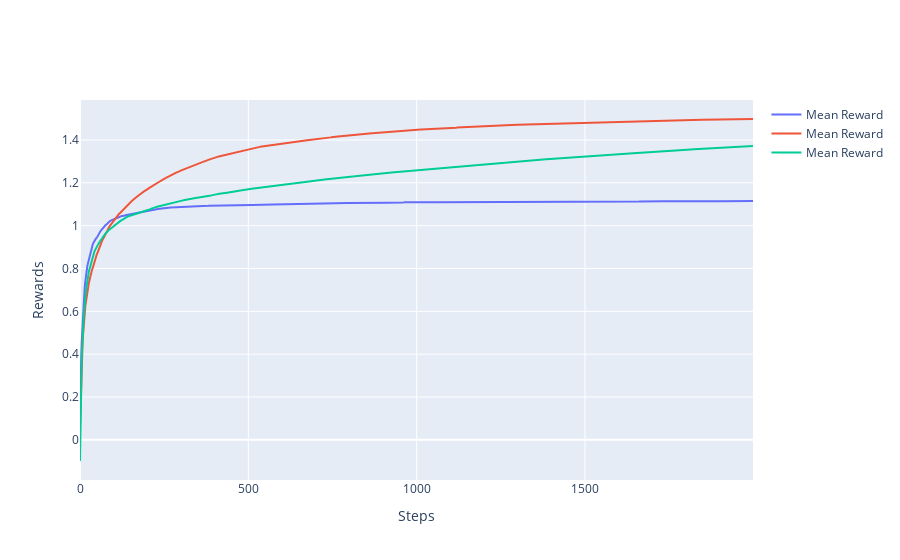

Here is the notebook cell this chart was saved with:
### Code cell
def plot_rewards(rewards):
    steps = jnp.arange(rewards.shape[0])

    rewards_mean_df = pd.DataFrame({i:jnp.mean(rewards[:, i, :], axis=1).cumsum()/(steps+1) for i in range(3)})
    rewards_std_df = pd.DataFrame({i:jnp.std(rewards[:,i,:], axis=1) for i in range(3)})

    rewards_mean_df.columns = [0, 0.01, 0.1]
    rewards_std_df.columns = [0, 0.01, 0.1]

    fig = go.Figure()

    for i in rewards_mean_df.columns:
        fig.add_trace(go.Scatter(x=steps, y=rewards_mean_df[i], mode='lines', name='Mean Reward'))
        # fig.add_trace(go.Scatter(x=steps, y=rewards_mean_df[i]+rewards_std_df[i], name="Mean +- std", mode='lines', line=dict(width=0)))
        # fig.add_trace(go.Scatter(x=steps, y=rewards_mean_df[i]-rewards_std_df[i], mode='lines', line=dict(width=0), fill='tonexty', showlegend=False))
    fig.update_xaxes(title_text="Steps")
    fig.update_yaxes(title_text="Rewards")
    fig.show()

plot_rewards(rewards)

### Figure 1 — Plotly figure (JSON) as saved in the notebook; plotly's stock layout.template omitted (floating-point values rounded to 4 significant figures; data arrays with more than 128 entries replaced by an {"elided": "..."} marker saying what was removed)
{"data": [{"mode": "lines", "name": "Mean Reward", "type": "scatter", "x": {"elided": "2000 int values"}, "y": {"elided": "2000 float values"}}, {"mode": "lines", "name": "Mean Reward", "type": "scatter", "x": {"elided": "2000 int values"}, "y": {"elided": "2000 float values"}}, {"mode": "lines", "name": "Mean Reward", "type": "scatter", "x": {"elided": "2000 int values"}, "y": {"elided": "2000 float values"}}], "layout": {"xaxis": {"title": {"text": "Steps"}}, "yaxis": {"title": {"text": "Rewards"}}}}
